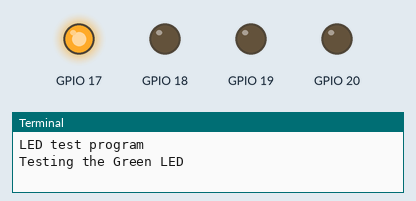
Recording of a program running on a simulated Raspberry Pi (BCM pin numbers). Shown: output pins drawn as LEDs (lit = HIGH), the last lines printed to the terminal. At 30.0 s the program stops and its outputs stay as they are.

Above: at 0.1 s.
At 6.1 s:
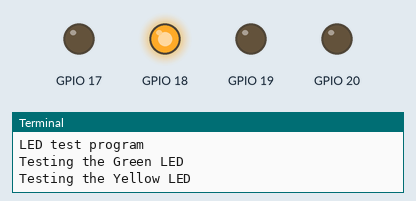
At 12.1 s:
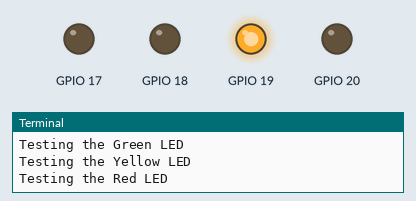
At 27.1 s:
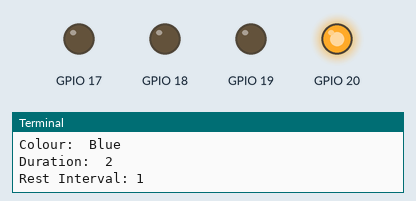
At 29.1 s:
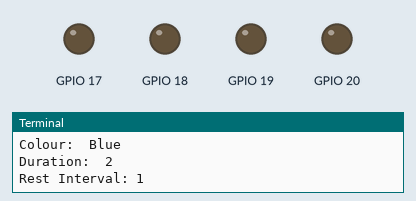
Timing chart, 0 to 30.6 s (numbered marks = the images above):
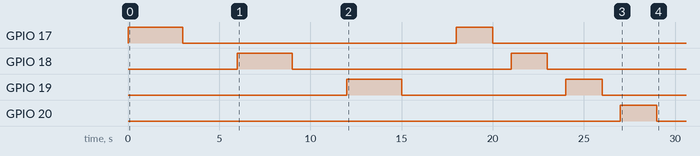

Measured:
- by itself, GPIO 17: LOW → HIGH at 0.00 s, → LOW 3.0 s later, → HIGH 15.0 s later, → LOW 2.0 s later
- by itself, GPIO 18: LOW → HIGH at 6.0 s, → LOW 3.0 s later, → HIGH 12.0 s later, → LOW 2.0 s later
- by itself, GPIO 19: LOW → HIGH at 12.0 s, → LOW 3.0 s later, → HIGH 9.0 s later, → LOW 2.0 s later
- by itself, GPIO 20: LOW → HIGH at 27.0 s, → LOW 2.0 s later

The program:

LEDBoard.py
```python
#!/usr/bin/python3

# Peter Normington
# 2019-10-11

from gpiozero import LED
from time import sleep

class LEDBoard:
    def __init__(self,pin_colour):

        self.pin_colour = pin_colour

        # LEDs are keyed by colour
        self.led = {}
        for colour,pin in self.pin_colour.items():
            self.led[colour] = LED(pin)

    def light_led(self,colour):
        self.led[colour].on()

    def extinguish_led(self,colour):
        self.led[colour].off()

    def test_led(self,colour,duration):
        self.led[colour].on()
        sleep(duration)
        self.led[colour].off()

    def test_all_leds(self,duration,rest_interval):
        for colour in self.pin_colour.keys():
            print ("Colour: ",colour,"\nDuration: ", duration,"\nRest Interval:",rest_interval)
            self.test_led(colour,duration)
            sleep(rest_interval)

# Test the class
if __name__ == '__main__':
    print("LED test program")
    # Set up the board configuration
    peters_pin_colour = {
            "Green":17,
            "Yellow":18,
            "Red":19,
            "Blue":20,
        }
    petersboard = LEDBoard(peters_pin_colour)
    # Run the tests
    print("Testing the Green LED")
    petersboard.test_led("Green",3)
    sleep(3)
    print("Testing the Yellow LED")
    petersboard.test_led("Yellow",3)
    sleep(3)
    print("Testing the Red LED")
    petersboard.test_led("Red",3)
    sleep(3)
    print("Testing all LEDs by colour")
    petersboard.test_all_leds(2,1)
    print("All done!")
```
